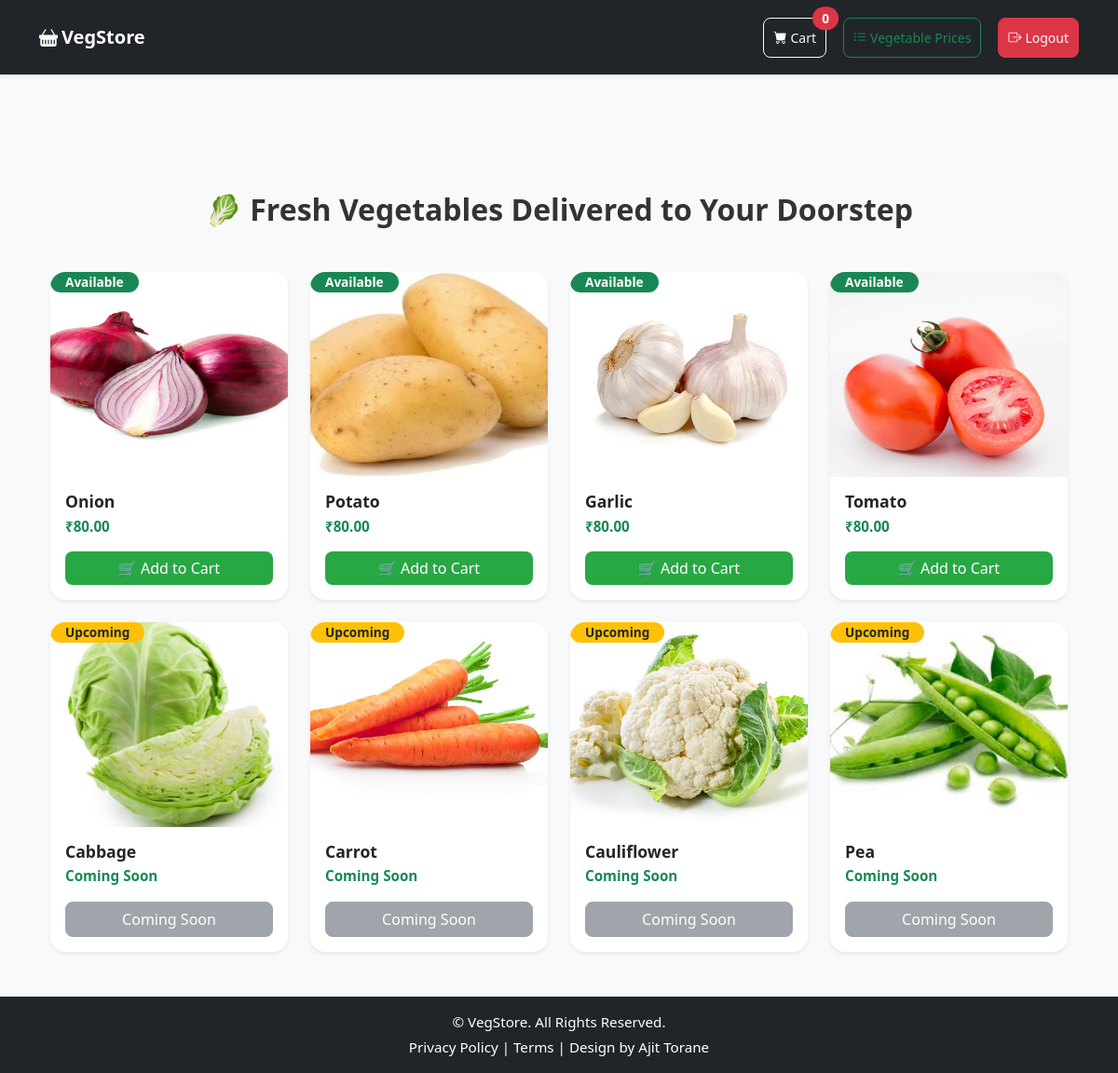
The app's page / (signed in) with its own data.
### app.py (models this page shows)
class Product(db.Model):
    id = db.Column(db.Integer, primary_key=True)
    name = db.Column(db.String(150), nullable=False)
    price = db.Column(db.Float, nullable=False)
    image = db.Column(db.String(150), nullable=False)
    status = db.Column(db.String(20), nullable=False, default='available')  # available / upcoming

### app.py (the view)
@app.route('/')
def index():
    products = Product.query.all()
    return render_template('index.html', products=products)

### app.py (called while the page is built)
@login_manager.user_loader
def load_user(user_id):
    return db.session.get(User, int(user_id))

@app.context_processor
def inject_cart_count():
    if current_user.is_authenticated and not current_user.is_admin:
        count = Order.query.filter_by(user_id=current_user.id).count()
    else:
        count = 0
    return dict(cart_count=count)

### templates/index.html (shortened to what this page needs)
{% extends 'base.html' %}
{% block content %}
<link rel="stylesheet" href="{{ url_for('static', filename='css/style.css') }}">
<div class="container mt-5">
  <h2 class="mb-5 fw-bold text-center">
    🥬 Fresh Vegetables Delivered to Your Doorstep
  </h2>
  <div class="row g-4">
    {% for product in products %}
    <div class="col-lg-3 col-md-4 col-sm-6">
      <div class="card h-100 shadow-sm border-0 rounded-4 overflow-hidden position-relative hover-scale">
        <img src="{{ url_for('static', filename='images/' ~ product.image) }}"
             class="card-img-top"
             alt="{{ product.name }}"
             style="height:220px; object-fit:cover; transition: transform 0.3s;">
        {% if product.status == 'available' %}
        <span class="badge position-absolute top-2 start-2 bg-success text-white px-3 py-1 rounded-pill">
          Available
        </span>
        {% else %}
        <span class="badge position-absolute top-2 start-2 bg-warning text-dark px-3 py-1 rounded-pill">
          Upcoming
        </span>
        {% endif %}
        <div class="card-body d-flex flex-column">
          <h5 class="fw-semibold mb-1">{{ product.name }}</h5>
          <p class="text-success fw-bold mb-3">
            {% if product.status == 'available' %}
              ₹{{ "%.2f"|format(product.price) }}
            {% else %}
              Coming Soon
            {% endif %}
          </p>
          {% if current_user.is_authenticated %}
            {% if product.status == 'available' %}
            <form action="{{ url_for('add_to_cart', id=product.id) }}" method="POST" class="mt-auto">
             <button type="submit"
        class="btn btn-primary w-100 btn-hover add-to-cart-btn"
        data-product-id="{{ product.id }}">
  🛒 Add to Cart
</button>
            </form>
            {% else %}
            <button class="btn btn-secondary w-100 mt-auto" disabled>Coming Soon</button>
            {% endif %}
          {% else %}
            <a href="{{ url_for('login') }}" class="btn btn-outline-primary w-100 mt-auto">Login to Buy</a>
          {% endif %}
        </div>
      </div>
    </div>
    {% endfor %}
  </div>
</div>
{% endblock %}

### static/css/style.css (style rules this page uses)
* { box-sizing: border-box; }
body { font-family: 'Segoe UI', Tahoma, Geneva, Verdana, sans-serif; background-color: #f8f9fa; color: #333; margin: 0; padding: 0; min-height: 100vh; display: flex; flex-direction: column; }
.card { border-radius: 14px; overflow: hidden; background: #fff; box-shadow: 0 3px 8px rgba(0, 0, 0, 0.1); transition: transform 0.3s ease, box-shadow 0.3s ease; }
.card img { height: 180px; width: 100%; object-fit: cover; transition: transform 0.4s ease; }
.card-body { padding: 16px; }
.card-body h5 { font-size: 1.1rem; margin-bottom: 6px; font-weight: 600; }
.card-body p { font-size: 0.95rem; color: #555; }
.btn { border-radius: 8px; font-weight: 500; }
.btn-primary { background-color: #28a745; border: none; transition: all 0.3s ease; }
.badge { font-size: 0.85rem; padding: 6px 10px; font-weight: 600; border-radius: 6px; }
.hover-scale img { transition: transform 0.3s ease; }
.btn-hover { transition: all 0.3s ease; }

### templates/base.html (style rules this page uses)
body { min-height: 100vh; display: flex; flex-direction: column; }

### records on screen
Product: image (picture), status "Available", name "Onion", price "80.00"
Product: image (picture), status "Available", name "Potato", price "80.00"
Product: image (picture), status "Available", name "Garlic", price "80.00"
Product: image (picture), status "Available", name "Tomato", price "80.00"
Product: image (picture), status "Upcoming", name "Cabbage"
Product: image (picture), status "Upcoming", name "Carrot"
Product: image (picture), status "Upcoming", name "Cauliflower"
Product: image (picture), status "Upcoming", name "Pea"

### other values on screen
{{ cart_count }} "0"
